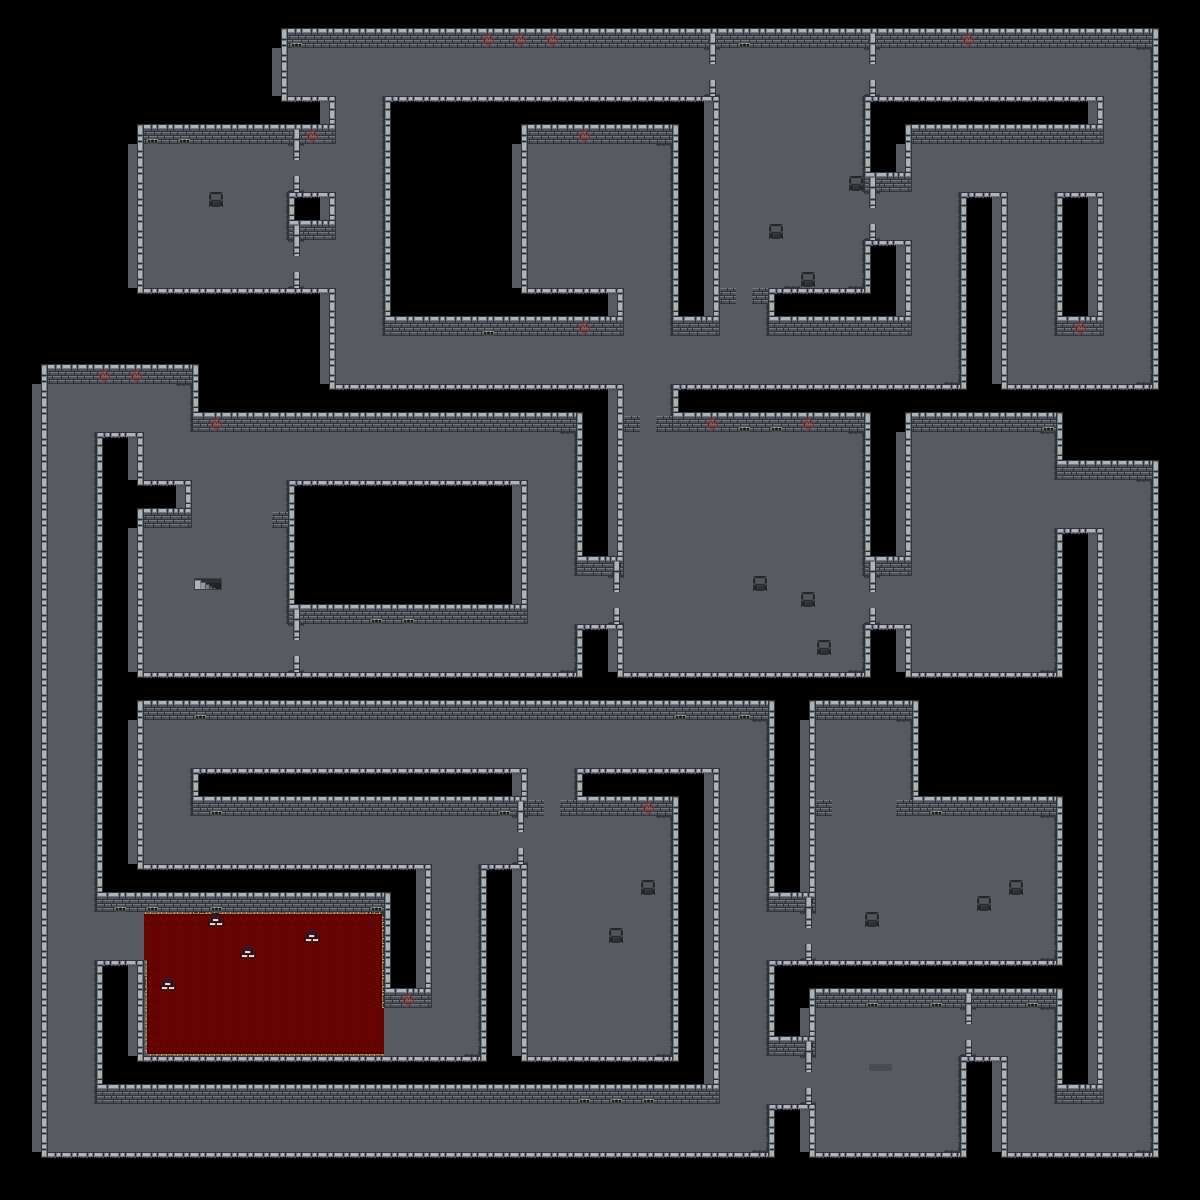

A level layout from a 2D game, rendered from its tile map. Below: a short description, then the map file with tile-grid data replaced by summaries:
An orthogonal 75x75 tile map with 16x16 px tiles, 4 tile layers (Layer1, navigation, wall, wall2).

<map version="1.2" tiledversion="1.2.4" orientation="orthogonal" renderorder="right-down" width="75" height="75" tilewidth="16" tileheight="16" infinite="0" nextlayerid="2" nextobjectid="1">
 <tileset firstgid="1" source="Dungeon1-Tileset v3.tsx" />
 <layer id="1" name="Layer1" width="75" height="75">
  <data>[5625 cells, 2781 non-empty, 9 distinct tile ids]</data>
 </layer>
 <layer id="2" name="navigation" width="75" height="75">
  <data>[5625 cells, 2735 non-empty, 1 distinct tile ids]</data> 
 </layer>
 <layer id="3" name="wall" width="75" height="75">
  <data>[5625 cells, 1534 non-empty, 18 distinct tile ids]</data> 
 </layer>
 <layer id="4" name="wall2" width="75" height="75">
  <data>[5625 cells, 2342 non-empty, 31 distinct tile ids]</data>
 </layer>
</map>
